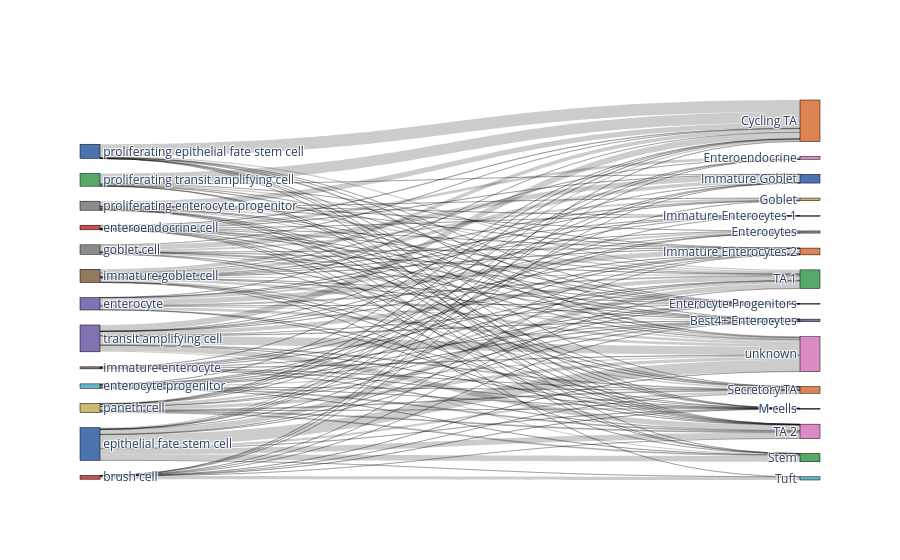
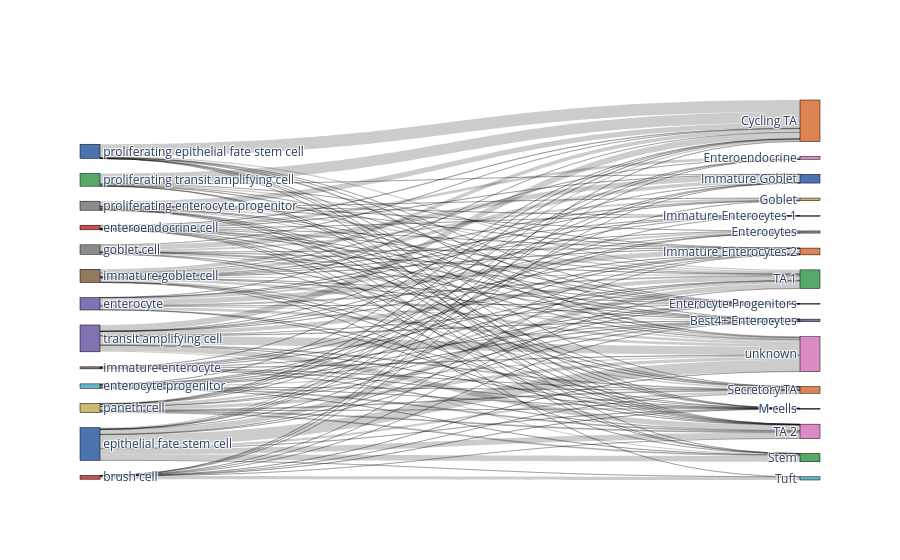

The notebook cell these images were saved under, in order:
### Code cell
%matplotlib inline

bc.tl.report(
    adata_pred=adata_predicted,
    celltype=celltype_test, 
    method=method, 
    analysis_name=analysis_name,
    train_datasets = adata_trains,
    test_dataset = adata_orig,
    merge = merge,
    name_prediction='auto_annot', 
    name_report='auto_annot', 
    use_raw=use_raw,
    remove_nonshared=True, 
    clustering='leiden', 
    asymmetric_matrix=True, 
    delimiter='\t', 
    verbose=True
)

### Figure 1 — Plotly figure (JSON) as saved in the notebook; plotly's stock layout.template omitted (floating-point values rounded to 4 significant figures; data arrays with more than 128 entries replaced by an {"elided": "..."} marker saying what was removed)
{"data": [{"link": {"source": {"elided": "149 int values"}, "target": {"elided": "149 int values"}, "value": {"elided": "149 int values"}}, "node": {"color": ["#8c8c8c", "#4c72b0", "#8172b3", "#4c72b0", "#937860", "#c44e52", "#55a868", "#ccb974", "#8172b3", "#8c8c8c", "#937860", "#c44e52", "#64b5cd", "#8172b3", "#dd8452", "#ccb974", "#8c8c8c", "#da8bc3", "#ccb974", "#c44e52", "#dd8452", "#4c72b0", "#937860", "#dd8452", "#55a868", "#55a868", "#da8bc3", "#64b5cd", "#da8bc3"], "label": ["goblet cell", "proliferating epithelial fate stem cell", "enterocyte", "epithelial fate stem cell", "immature goblet cell", "brush cell", "proliferating transit amplifying cell", "paneth cell", "transit amplifying cell", "proliferating enterocyte progenitor", "immature enterocyte", "enteroendocrine cell", "enterocyte progenitor", "Best4+ Enterocytes", "Cycling TA", "Enterocyte Progenitors", "Enterocytes", "Enteroendocrine", "Goblet", "Immature Enterocytes 1", "Immature Enterocytes 2", "Immature Goblet", "M cells", "Secretory TA", "Stem", "TA 1", "TA 2", "Tuft", "unknown"], "line": {"color": "black", "width": 0.5}, "pad": 15, "thickness": 20}, "type": "sankey"}], "layout": {}}

### Figure 2 — Plotly figure (JSON) as saved in the notebook; plotly's stock layout.template omitted (floating-point values rounded to 4 significant figures; data arrays with more than 128 entries replaced by an {"elided": "..."} marker saying what was removed)
{"data": [{"link": {"source": {"elided": "149 int values"}, "target": {"elided": "149 int values"}, "value": {"elided": "149 int values"}}, "node": {"color": ["#8c8c8c", "#4c72b0", "#8172b3", "#4c72b0", "#937860", "#c44e52", "#55a868", "#ccb974", "#8172b3", "#8c8c8c", "#937860", "#c44e52", "#64b5cd", "#8172b3", "#dd8452", "#ccb974", "#8c8c8c", "#da8bc3", "#ccb974", "#c44e52", "#dd8452", "#4c72b0", "#937860", "#dd8452", "#55a868", "#55a868", "#da8bc3", "#64b5cd", "#da8bc3"], "label": ["goblet cell", "proliferating epithelial fate stem cell", "enterocyte", "epithelial fate stem cell", "immature goblet cell", "brush cell", "proliferating transit amplifying cell", "paneth cell", "transit amplifying cell", "proliferating enterocyte progenitor", "immature enterocyte", "enteroendocrine cell", "enterocyte progenitor", "Best4+ Enterocytes", "Cycling TA", "Enterocyte Progenitors", "Enterocytes", "Enteroendocrine", "Goblet", "Immature Enterocytes 1", "Immature Enterocytes 2", "Immature Goblet", "M cells", "Secretory TA", "Stem", "TA 1", "TA 2", "Tuft", "unknown"], "line": {"color": "black", "width": 0.5}, "pad": 15, "thickness": 20}, "type": "sankey"}], "layout": {}}
